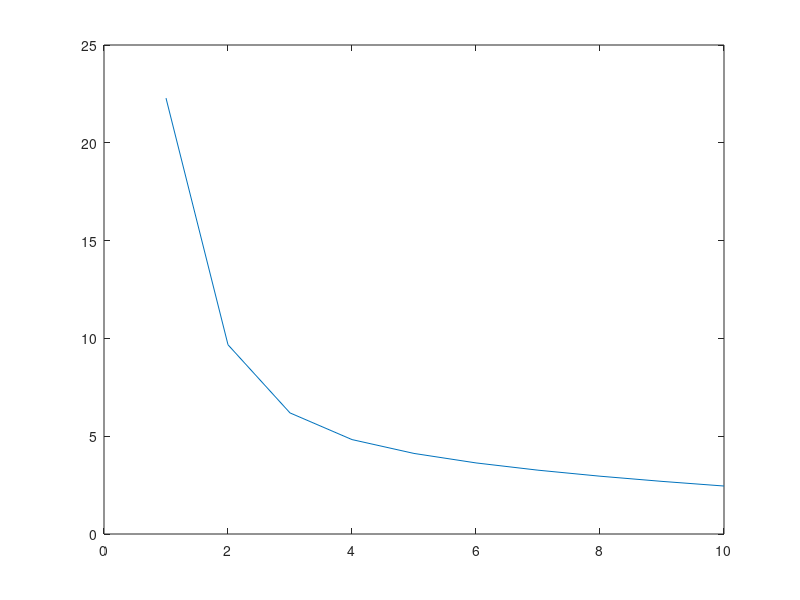

Write MATLAB code to recreate this figure.
% Swarm Computations
% Kai Brooks
% github.com/kaibrooks
% 2019
%
% Computes a global average from local (swarm) comparisons
%

clc
clear all
close all
rng('default')

totalMembers = 10; % members in the swarm
maxIterations = 10; % max swaps to run

% format: memberNum(member, iteration)

% generate starting (random) numbers
for i = 1:totalMembers
    memberNum(i,1) = randi(100);
end

trueMean = mean(memberNum); % the mean we aim for
stDev(1) = std(memberNum(:,1)); % starting standard deviation

for j = 2:maxIterations % start at 2 since the first one is the initial creation
    % copy array
    memberNum(:,j) = memberNum(:,j-1);
   
    for i=1:totalMembers-1
    
        % select adjacent members to average
        mema = i;
        memb = i+1;
        
        if mema == memb
        %    continue
        end
        
        % average numbers
        avg = mean([memberNum(mema,j) memberNum(memb,j)]);
        
        %fprintf('%.2i: %.2f | %.2i: %.2f = %.2f\n', mema, memberNum(mema,j), memb, memberNum(memb,j), avg);
        
        % write averages
        memberNum(mema,j) = avg;
        memberNum(memb,j) = avg;
        
    end
    
    % write other stats
    stDev(j) = std(memberNum(:,j));
    
    % shuffle?
    %memberNum = memberNum(randperm(size(memberNum,1)),:);
    
end

mean(memberNum(:,1)) % 'starting' mean

memberNum
%memberNum(:,maxIterations)


plot(stDev)

